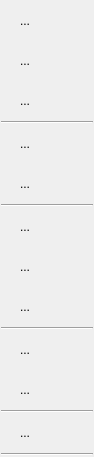
<?xml version="1.0" encoding="UTF-8"?>
<ui version="4.0">
 <class>MapEditToolsSidebar</class>
 <widget class="QWidget" name="MapEditToolsSidebar">
  <property name="geometry">
   <rect>
    <x>0</x>
    <y>0</y>
    <width>94</width>
    <height>457</height>
   </rect>
  </property>
  <property name="windowTitle">
   <string>Form</string>
  </property>
  <layout class="QVBoxLayout" name="verticalLayout">
   <property name="spacing">
    <number>0</number>
   </property>
   <property name="leftMargin">
    <number>1</number>
   </property>
   <property name="topMargin">
    <number>1</number>
   </property>
   <property name="rightMargin">
    <number>1</number>
   </property>
   <property name="bottomMargin">
    <number>1</number>
   </property>
   <item>
    <widget class="QToolButton" name="SelectTool">
     <property name="minimumSize">
      <size>
       <width>48</width>
       <height>40</height>
      </size>
     </property>
     <property name="maximumSize">
      <size>
       <width>48</width>
       <height>40</height>
      </size>
     </property>
     <property name="text">
      <string>...</string>
     </property>
     <property name="icon">
      <iconset theme=":/icons/selector.ico"/>
     </property>
     <property name="iconSize">
      <size>
       <width>40</width>
       <height>32</height>
      </size>
     </property>
     <property name="checkable">
      <bool>true</bool>
     </property>
     <property name="autoRaise">
      <bool>true</bool>
     </property>
    </widget>
   </item>
   <item>
    <widget class="QToolButton" name="Magnifier">
     <property name="minimumSize">
      <size>
       <width>48</width>
       <height>40</height>
      </size>
     </property>
     <property name="maximumSize">
      <size>
       <width>48</width>
       <height>40</height>
      </size>
     </property>
     <property name="text">
      <string>...</string>
     </property>
     <property name="icon">
      <iconset theme=":/icons/magnifier.ico"/>
     </property>
     <property name="iconSize">
      <size>
       <width>40</width>
       <height>32</height>
      </size>
     </property>
     <property name="checkable">
      <bool>true</bool>
     </property>
     <property name="autoRaise">
      <bool>true</bool>
     </property>
    </widget>
   </item>
   <item>
    <widget class="QToolButton" name="Camera">
     <property name="minimumSize">
      <size>
       <width>48</width>
       <height>40</height>
      </size>
     </property>
     <property name="maximumSize">
      <size>
       <width>48</width>
       <height>40</height>
      </size>
     </property>
     <property name="text">
      <string>...</string>
     </property>
     <property name="icon">
      <iconset theme=":/icons/camera.ico"/>
     </property>
     <property name="iconSize">
      <size>
       <width>40</width>
       <height>32</height>
      </size>
     </property>
     <property name="checkable">
      <bool>true</bool>
     </property>
     <property name="autoRaise">
      <bool>true</bool>
     </property>
    </widget>
   </item>
   <item>
    <widget class="Line" name="line">
     <property name="orientation">
      <enum>Qt::Horizontal</enum>
     </property>
    </widget>
   </item>
   <item>
    <widget class="QToolButton" name="toolButton_4">
     <property name="minimumSize">
      <size>
       <width>48</width>
       <height>40</height>
      </size>
     </property>
     <property name="maximumSize">
      <size>
       <width>48</width>
       <height>40</height>
      </size>
     </property>
     <property name="text">
      <string>...</string>
     </property>
     <property name="icon">
      <iconset theme=":/icons/entity.ico"/>
     </property>
     <property name="iconSize">
      <size>
       <width>40</width>
       <height>32</height>
      </size>
     </property>
     <property name="checkable">
      <bool>true</bool>
     </property>
     <property name="autoRaise">
      <bool>true</bool>
     </property>
    </widget>
   </item>
   <item>
    <widget class="QToolButton" name="toolButton_5">
     <property name="minimumSize">
      <size>
       <width>48</width>
       <height>40</height>
      </size>
     </property>
     <property name="maximumSize">
      <size>
       <width>48</width>
       <height>40</height>
      </size>
     </property>
     <property name="text">
      <string>...</string>
     </property>
     <property name="icon">
      <iconset theme=":/icons/brush.ico"/>
     </property>
     <property name="iconSize">
      <size>
       <width>40</width>
       <height>32</height>
      </size>
     </property>
     <property name="checkable">
      <bool>true</bool>
     </property>
     <property name="autoRaise">
      <bool>true</bool>
     </property>
    </widget>
   </item>
   <item>
    <widget class="Line" name="line_2">
     <property name="orientation">
      <enum>Qt::Horizontal</enum>
     </property>
    </widget>
   </item>
   <item>
    <widget class="QToolButton" name="FaceEdit">
     <property name="minimumSize">
      <size>
       <width>48</width>
       <height>40</height>
      </size>
     </property>
     <property name="maximumSize">
      <size>
       <width>48</width>
       <height>40</height>
      </size>
     </property>
     <property name="text">
      <string>...</string>
     </property>
     <property name="icon">
      <iconset theme=":/icons/faceedit.ico"/>
     </property>
     <property name="iconSize">
      <size>
       <width>40</width>
       <height>32</height>
      </size>
     </property>
     <property name="checkable">
      <bool>true</bool>
     </property>
     <property name="autoRaise">
      <bool>true</bool>
     </property>
    </widget>
   </item>
   <item>
    <widget class="QToolButton" name="toolButton_7">
     <property name="minimumSize">
      <size>
       <width>48</width>
       <height>40</height>
      </size>
     </property>
     <property name="maximumSize">
      <size>
       <width>48</width>
       <height>40</height>
      </size>
     </property>
     <property name="text">
      <string>...</string>
     </property>
     <property name="icon">
      <iconset theme=":/icons/texturetool.ico"/>
     </property>
     <property name="iconSize">
      <size>
       <width>40</width>
       <height>32</height>
      </size>
     </property>
     <property name="checkable">
      <bool>true</bool>
     </property>
     <property name="autoRaise">
      <bool>true</bool>
     </property>
    </widget>
   </item>
   <item>
    <widget class="QToolButton" name="toolButton_8">
     <property name="minimumSize">
      <size>
       <width>48</width>
       <height>40</height>
      </size>
     </property>
     <property name="maximumSize">
      <size>
       <width>48</width>
       <height>40</height>
      </size>
     </property>
     <property name="text">
      <string>...</string>
     </property>
     <property name="icon">
      <iconset theme=":/icons/decaltool.ico"/>
     </property>
     <property name="iconSize">
      <size>
       <width>40</width>
       <height>32</height>
      </size>
     </property>
     <property name="checkable">
      <bool>true</bool>
     </property>
     <property name="autoRaise">
      <bool>true</bool>
     </property>
    </widget>
   </item>
   <item>
    <widget class="Line" name="line_3">
     <property name="orientation">
      <enum>Qt::Horizontal</enum>
     </property>
    </widget>
   </item>
   <item>
    <widget class="QToolButton" name="toolButton_9">
     <property name="minimumSize">
      <size>
       <width>48</width>
       <height>40</height>
      </size>
     </property>
     <property name="maximumSize">
      <size>
       <width>48</width>
       <height>40</height>
      </size>
     </property>
     <property name="text">
      <string>...</string>
     </property>
     <property name="icon">
      <iconset theme=":/icons/cliptool.ico"/>
     </property>
     <property name="iconSize">
      <size>
       <width>40</width>
       <height>32</height>
      </size>
     </property>
     <property name="checkable">
      <bool>true</bool>
     </property>
     <property name="autoRaise">
      <bool>true</bool>
     </property>
    </widget>
   </item>
   <item>
    <widget class="QToolButton" name="toolButton_10">
     <property name="minimumSize">
      <size>
       <width>48</width>
       <height>40</height>
      </size>
     </property>
     <property name="maximumSize">
      <size>
       <width>48</width>
       <height>40</height>
      </size>
     </property>
     <property name="text">
      <string>...</string>
     </property>
     <property name="icon">
      <iconset theme=":/icons/vertextool.ico"/>
     </property>
     <property name="iconSize">
      <size>
       <width>40</width>
       <height>32</height>
      </size>
     </property>
     <property name="checkable">
      <bool>true</bool>
     </property>
     <property name="autoRaise">
      <bool>true</bool>
     </property>
    </widget>
   </item>
   <item>
    <widget class="Line" name="line_4">
     <property name="orientation">
      <enum>Qt::Horizontal</enum>
     </property>
    </widget>
   </item>
   <item>
    <widget class="QToolButton" name="PathTool">
     <property name="minimumSize">
      <size>
       <width>48</width>
       <height>40</height>
      </size>
     </property>
     <property name="maximumSize">
      <size>
       <width>48</width>
       <height>40</height>
      </size>
     </property>
     <property name="text">
      <string>...</string>
     </property>
     <property name="icon">
      <iconset theme=":/icons/pathtool.ico"/>
     </property>
     <property name="iconSize">
      <size>
       <width>40</width>
       <height>32</height>
      </size>
     </property>
     <property name="checkable">
      <bool>true</bool>
     </property>
     <property name="autoRaise">
      <bool>true</bool>
     </property>
    </widget>
   </item>
   <item>
    <widget class="Line" name="line_5">
     <property name="orientation">
      <enum>Qt::Horizontal</enum>
     </property>
    </widget>
   </item>
   <item>
    <spacer name="verticalSpacer">
     <property name="orientation">
      <enum>Qt::Vertical</enum>
     </property>
     <property name="sizeHint" stdset="0">
      <size>
       <width>20</width>
       <height>0</height>
      </size>
     </property>
    </spacer>
   </item>
  </layout>
 </widget>
 <resources/>
 <connections/>
</ui>
